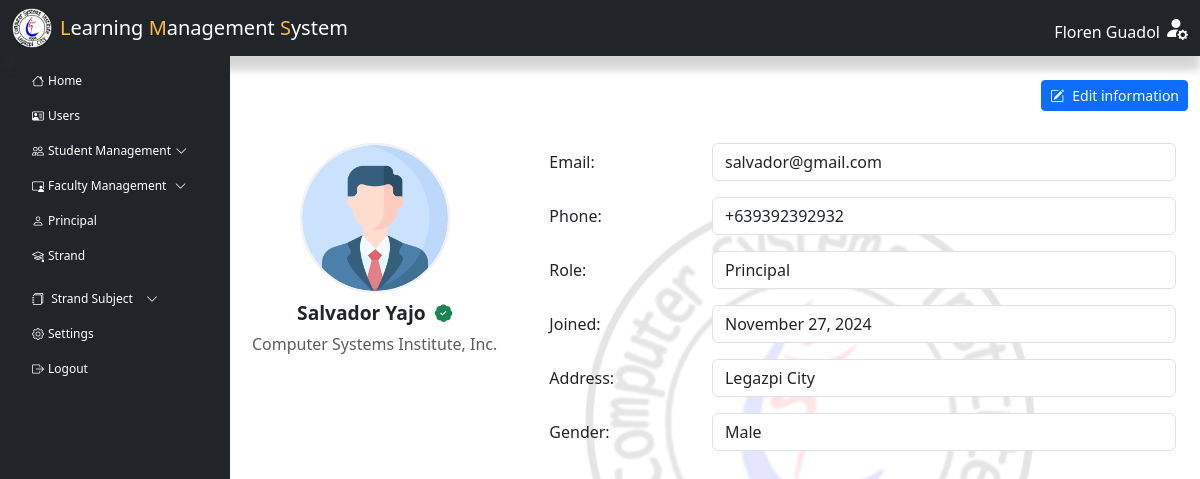
The app's page /admin/index.php?page=principal (signed in) with its own data.
### tables this page shows
CREATE TABLE `registrar` (
  `registrar_id` varchar(50) NOT NULL,
  `firstname` varchar(50) NOT NULL,
  `middlename` varchar(50) DEFAULT NULL,
  `lastname` varchar(50) NOT NULL,
  `contact` varchar(15) NOT NULL,
  `gender` varchar(10) NOT NULL,
  `email` varchar(50) NOT NULL,
  `address` varchar(50) NOT NULL,
  `id` varchar(50) NOT NULL COMMENT 'User ID'
);

CREATE TABLE `principal` (
  `principal_id` varchar(50) NOT NULL,
  `firstname` varchar(50) NOT NULL,
  `middlename` varchar(50) DEFAULT NULL,
  `lastname` varchar(50) NOT NULL,
  `contact` varchar(15) NOT NULL,
  `gender` varchar(10) NOT NULL,
  `email` varchar(50) NOT NULL,
  `address` varchar(50) NOT NULL,
  `id` varchar(50) NOT NULL
);

CREATE TABLE `school` (
  `ID` int NOT NULL,
  `SCHOOL_NAME` varchar(200) NOT NULL,
  `SCHOOL_ADDRESS` varchar(150) NOT NULL
);

CREATE TABLE `users` (
  `user_num` int NOT NULL,
  `id` varchar(50) NOT NULL,
  `username` varchar(50) DEFAULT NULL,
  `password` varchar(100) DEFAULT NULL,
  `role` varchar(50) NOT NULL,
  `date_added` datetime DEFAULT CURRENT_TIMESTAMP
);

### includes/dbh-inc.php (called while the page is built)
<?php
include "function.php";
$mySQLFunction = new myDataBase("localhost", "root", "Nicolas051002", "lms_db");

### includes/function.php (called while the page is built, shortened)
<?php
class myDataBase
{
    private $hostname;
    private $username;
    private $password;
    private $database;
    public $con;
    public function __construct($hostname, $username, $password, $database)
    {
        $this->hostname = $hostname;
        $this->username = $username;
        $this->password = $password;
        $this->database = $database;
    }
    public function connection()
    {
        try {
            if (!$this->con) {
                $this->con = mysqli_connect($this->hostname, $this->username, $this->password, $this->database);
                if ($this->con) {
                    return true;
                } else {
                    return false;
                }
            } else {
                return true;
            }
        } catch (mysqli_sql_exception $e) {
            echo $e;
        }
    }
    public function disconnect()
    {
        if ($this->con) {
            if (mysqli_close($this->con)) {
                $this->con = false;
                return true;
            } else {
                return false;
            }
        } else {
            return true;
        }
    }
    public function getSchool()
    {
        $sql = "SELECT * FROM `SCHOOL`";
        $stored = ($this->con->query($sql))->fetch_assoc();
        return $stored;
    }
    public function getInfo($tableName)
    {
        $allowedTables = ['REGISTRAR', 'PRINCIPAL'];
        $sql = "
        SELECT
            t.*,
            u.role
        FROM `$tableName` t
        INNER JOIN `users` u ON u.id = t.id";
        $stored = ($this->con->query($sql))->fetch_assoc();
        return $stored;
    }
}

### admin/principal.php (the view, shortened to what this page needs)
<?php
require_once "../includes/dbh-inc.php";
$mySQLFunction->connection();
$showSchool = $mySQLFunction->getSchool();
$showResult = $mySQLFunction->getInfo('PRINCIPAL');
if ($showResult) {
    $principalfullName = $showResult['firstname'] . ' ' . $showResult['middlename'] . ' ' . $showResult['lastname'];
} else {
    echo "No data found for the specified table.";
}
?>
<main class="col-md-12 ms-sm-auto col-lg-10">
    <div class="container">
        <div class="row">
            <div class="col-md-12">
                <div class="d-flex flex-wrap justify-content-end">
                    <button type="button" class="btn btn-primary btn-sm mb-2"
                        title="Edit" data-bs-toggle="modal" data-bs-target="#updateprincipalinfo">
                        <i class="bi bi-pencil-square me-2"></i>Edit information
                    </button>
                </div>
                <div class="container py-4">
                    <div class="row">
                        <div class="col-md-4 d-flex flex-column align-items-center text-center">
                            <?php if ($showResult['gender'] === "MALE") { ?>
                                <img src="../assets/Upload/maleadmin.png" alt="Profile Image" class="profile-img-circle mb-2" style="width: 150px; height: 150px; object-fit: cover;">
                            <?php } else { ?>
                                <img src="../assets/Upload/femaleadmin.png" alt="Profile Image" class="profile-img-circle mb-2" style="width: 150px; height: 150px; object-fit: cover;">
                            <?php } ?>
                            <div class="profile-header mb-4">
                                <h4 class="mb-2"><?php echo ucwords(strtolower($principalfullName)); ?>
                                    <i class="bi bi-patch-check-fill ms-1 text-success" style="font-size: 1.1rem;"></i>
                                </h4>
                                <p class="text-muted"><?php echo ucwords(strtolower($showSchool['SCHOOL_NAME'])); ?></p>
                            </div>
                        </div>
                        <div class="col-md-8">
                            <form>
                                <div class="mb-3 row">
                                    <label for="email" class="col-sm-3 col-form-label">Email:</label>
                                    <div class="col-sm-9">
                                        <input type="email" class="form-control" id="email" value="<?php echo $showResult['email']; ?>" readonly>
                                    </div>
                                </div>
                                <div class="mb-3 row">
                                    <label for="phone" class="col-sm-3 col-form-label">Phone:</label>
                                    <div class="col-sm-9">
                                        <input type="text" class="form-control" id="phone" value="+63<?php echo $showResult['contact']; ?>" readonly>
                                    </div>
                                </div>
                                <div class="mb-3 row">
                                    <label for="role" class="col-sm-3 col-form-label">Role:</label>
                                    <div class="col-sm-9">
                                        <input type="text" class="form-control" id="role" value="<?php echo ucwords(strtolower($showResult["role"])); ?>" readonly>
                                    </div>
                                </div>
                                <div class="mb-3 row">
                                    <label for="joined" class="col-sm-3 col-form-label">Joined:</label>
                                    <div class="col-sm-9">
                                        <input type="text" class="form-control" id="joined" value="<?php echo htmlspecialchars($_SESSION["admin_added"]); ?>" readonly>
                                    </div>
                                </div>
                                <div class="mb-3 row">
                                    <label for="address" class="col-sm-3 col-form-label">Address:</label>
                                    <div class="col-sm-9">
                                        <input type="text" class="form-control" id="address" value="<?php echo ucwords(strtolower($showResult['address'])); ?>" readonly>
                                    </div>
                                </div>
                                <div class="mb-3 row">
                                    <label for="gender" class="col-sm-3 col-form-label">Gender:</label>
                                    <div class="col-sm-9">
                                        <input type="text" class="form-control" id="gender" value="<?php echo ucwords(strtolower($showResult['gender'])); ?>" readonly>
                                    </div>
                                </div>
                            </form>
                        </div>
                    </div>
                </div>
            </div>
        </div>
    </div>
</main>

### admin/includes/header.php (shortened to what this page needs)
<?php
$host = 'localhost';
$dbname = 'lms_db';
$username = 'root';
$password = 'Nicolas051002';
try {
    $conn = new PDO("mysql:host=$host;dbname=$dbname;charset=utf8", $username, $password);
    $conn->setAttribute(PDO::ATTR_ERRMODE, PDO::ERRMODE_EXCEPTION);
    $conn->setAttribute(PDO::ATTR_DEFAULT_FETCH_MODE, PDO::FETCH_ASSOC);
} catch (PDOException $e) {
    echo "Connection failed: " . $e->getMessage();
    exit();
}
function getAdminInfo($conn)
{
    $sql = "SELECT * FROM registrar";
    $stmt = $conn->query($sql);
    return $stmt ? $stmt->fetchAll() : [];
}
$users = getAdminInfo($conn);
foreach ($users as $user) {
    $fullName = ucwords(strtolower($user['firstname'] . ' ' . $user['lastname']));
}
?>
<!DOCTYPE html>
<html lang="en">
<head>
    <link href="./css/bootstrap.min.css" rel="stylesheet">
    <link rel="stylesheet" href="../../assets/bootstrap-5.3.3-dist/css/bootstrap.min.css">
    <link rel="stylesheet" href="../assets/css/admin.css?v=<?php echo time(); ?>" />
    <link rel="stylesheet" href="https://cdn.jsdelivr.net/npm/bootstrap-icons/font/bootstrap-icons.css">
    <link href="https://cdnjs.cloudflare.com/ajax/libs/select2/4.0.13/css/select2.min.css" rel="stylesheet" />
    <link href="https://cdn.jsdelivr.net/npm/bootstrap@5.3.3/dist/css/bootstrap.min.css" rel="stylesheet">
    <link href="https://cdn.datatables.net/1.13.4/css/jquery.dataTables.min.css" rel="stylesheet">
    <link rel="stylesheet" href="https://cdn.datatables.net/buttons/2.3.6/css/buttons.dataTables.min.css">
    <link rel="stylesheet" href="//cdnjs.cloudflare.com/ajax/libs/morris.js/0.5.1/morris.css">
    <link rel="stylesheet" href="https://cdnjs.cloudflare.com/ajax/libs/animate.css/4.1.1/animate.min.css">
</head>
<body>
    <nav class="navbar navbar-expand-lg navbar-light bg-dark nav-shadow">
        <div class="container-fluid">
            <div class="image d-flex align-items-center">
                <a href="?page=home">
                    <span class="d-none d-lg-inline">
                        <img src="../assets/img/csi.webp" alt="LMS Logo">
                    </span>
                </a>
                <div class="navbar-brand text-white d-none d-lg-inline">
                    <span class="color">L</span>earning <span class="color">M</span>anagement
                    <span class="color">S</span>ystem
                </div>
            </div>
            <div class="dropdown d-none d-lg-block ms-auto">
                <a href="#" class="d-flex align-items-center text-decoration-none" id="profileDropdown" data-bs-toggle="dropdown" aria-expanded="false">
                    <span class="text-white me-1 mt-2" style="font-weight: 400;">
                        <?php
                        echo ucwords(strtolower($fullName));
                        ?>
                    </span>
                    <i class="bi bi-person-fill-gear text-white" style="font-size: 1.5rem;"></i>
                </a>
            </div>
        </div>
    </nav>
    <header>
        <div class="container-fluid">
            <div class="row mt-4">
                <nav id="sidebar" class="col-md-3 bg-dark sidebar offcanvas-md offcanvas-start" style="max-width: 230px;">
                    <div class="position-sticky text-white ">
                        <ul class="nav flex-column ">
                            <div class="nav-link fw-bold dasboard d-none d-lg-inline mb-3">
                            </div>
                            <li class="nav-item">
                                <a class="nav-link active" href="index.php?page=home ">
                                    <i class="bi bi-house me-1"></i>Home
                                </a>
                            </li>
                            <li class="nav-item">
                                <a class="nav-link active sm-5" href="index.php?page=users">
                                    <i class="bi bi-person-vcard me-1"></i>Users
                                </a>
                            </li>
                            <li class="nav-item">
                                <a class="nav-link  text-white" href="#studentMenu" data-bs-toggle="collapse" aria-expanded="false" id="studentDropdown">
                                    <i class="bi  bi-people me-1"></i>Student Management <i class="bi bi-chevron-down" style="margin-left: 1px;" id="studentIcon"></i>
                                </a>
                            </li>
                            <li class="nav-item">
                                <a class="nav-link  text-white" href="#facultyMenu" data-bs-toggle="collapse" aria-expanded="false" id="studentDropdown">
                                    <i class="bi bi-person-video3 me-1"></i>Faculty Management <i class="bi bi-chevron-down" style="margin-left: 5px;" id="facultyIcon"></i>
                                </a>
                            </li>
                            <li class="nav-item">
                                <a class="nav-link active" href="index.php?page=principal">
                                    <i class="bi bi-person me-1"></i>Principal
                                </a>
                            </li>
                            <li class="nav-item">
                                <a class="nav-link active" href="index.php?page=strand">
                                    <i class="bi bi-mortarboard me-1"></i>Strand
                                </a>
                            </li>
                            <li class="nav-item mt-2">
                                <a class="nav-link text-white" href="#strandSubjectMenu" data-bs-toggle="collapse" aria-expanded="false" id="strandDropdown">
                                    <i class="bi bi-journals me-1"></i> Strand Subject
                                    <i class="bi bi-chevron-down" style="margin-left: 10px;" id="strandIcon"></i>
                                </a>
                            </li>
                            <li class="nav-item">
                                <a class="nav-link active" href="index.php?page=settings">
                                    <i class="bi bi-gear me-1"></i>Settings
                                </a>
                            </li>
                            <li class="nav-item">
                                <a type="button" class="nav-link active" data-bs-toggle="modal" data-bs-target="#logoutModal">
                                    <i class="bi bi-box-arrow-right me-1"></i>Logout
                                </a>
                            </li>
                        </ul>
                    </div>
                </nav>
            </div>
        </div>
    </header>

### admin/index.php (shortened to what this page needs)
<?php
include "./includes/header.php";
?>
    <?php
    $page = isset($_GET["page"]) ? $_GET["page"] : "home";
    switch ($page) {
        case "principal":
            require_once 'principal.php';
            break;
    }
    ?>

### assets/css/admin.css (style rules this page uses)
body { font-family: "Segoe UI", Tahoma, Geneva, Verdana, sans-serif; background-color: #f1f4f9; }
.navbar { position: fixed; top: 0; width: 100%; z-index: 1000; background-color: #ffffff; box-shadow: 0 2px 5px rgba(0, 0, 0, 0.1); transition: all 0.3s; padding: 0.5rem 1rem; }
.color { color: #fabc3f; }
.nav-shadow { box-shadow: 0 14px 8px rgba(49, 49, 49, 0.2); }
.navbar .image { display: flex; align-items: center; gap: 0.5rem; font-weight: 500; font-size: 20px; }
.navbar .image img { height: 40px; }
.sidebar { color: #fff; padding: 20px; height: 100vh; position: fixed; top: 0; left: 0; overflow-y: auto; }
.sidebar ul { list-style: none; padding: 0; margin: 0; }
.sidebar li { margin-bottom: 5px; }
.sidebar a { color: #fff; text-decoration: none; }
.sidebar .nav-link { padding: 6px 20px; font-size: 12px; color: #fff; transition: background-color 0.3s ease, color 0.3s ease; border-radius: 5px; }
.form-control { border-radius: 0.375rem; }
.btn-primary { background-color: #1976d2; border-color: #1976d2; transition: background-color 0.3s ease; }
.profile-header, .profile-details { text-align: center; }
.profile-img-circle { border-radius: 50%; width: 150px; height: 150px; object-fit: cover; border: 3px solid #007bff; }

### admin/principal.php (style rules this page uses)
.profile-img-circle { border-radius: 50%; border: 2px solid #f1f1f1; }
.profile-header h4 { font-size: 1.2rem; font-weight: bold; }
.profile-header p { font-size: 1rem; color: #777; }

### records on screen
registrar: fullName "Floren Guadol"
principal: principalfullName "Salvador Yajo", email "salvador@gmail.com", contact "+639392392932", id.role "Principal", address "Legazpi City", gender "Male"
school: SCHOOL_NAME "Computer Systems Institute, Inc."
